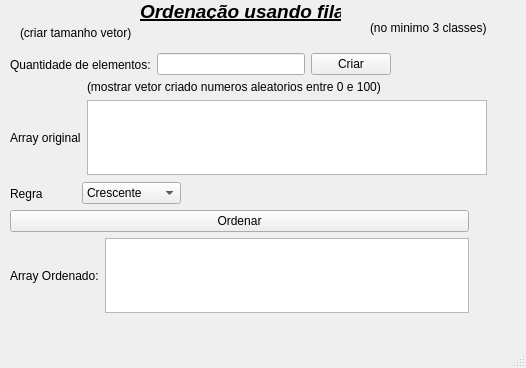
<?xml version="1.0" encoding="UTF-8"?>
<ui version="4.0">
 <class>MainWindow</class>
 <widget class="QMainWindow" name="MainWindow">
  <property name="geometry">
   <rect>
    <x>0</x>
    <y>0</y>
    <width>526</width>
    <height>368</height>
   </rect>
  </property>
  <property name="windowTitle">
   <string>Ordenar</string>
  </property>
  <widget class="QWidget" name="centralwidget">
   <widget class="QLabel" name="label">
    <property name="geometry">
     <rect>
      <x>140</x>
      <y>0</y>
      <width>201</width>
      <height>21</height>
     </rect>
    </property>
    <property name="text">
     <string>&lt;html&gt;&lt;head/&gt;&lt;body&gt;&lt;p&gt;&lt;span style=&quot; font-size:14pt; font-weight:700; font-style:italic; text-decoration: underline;&quot;&gt;Ordenação usando fila&lt;/span&gt;&lt;/p&gt;&lt;/body&gt;&lt;/html&gt;</string>
    </property>
   </widget>
   <widget class="QLabel" name="label_7">
    <property name="geometry">
     <rect>
      <x>370</x>
      <y>20</y>
      <width>151</width>
      <height>16</height>
     </rect>
    </property>
    <property name="text">
     <string>(no minimo 3 classes)</string>
    </property>
   </widget>
   <widget class="QWidget" name="layoutWidget">
    <property name="geometry">
     <rect>
      <x>10</x>
      <y>80</y>
      <width>477</width>
      <height>95</height>
     </rect>
    </property>
    <layout class="QGridLayout" name="gridLayout_2">
     <item row="1" column="1">
      <widget class="QTextEdit" name="SaidaArrayOriginal"/>
     </item>
     <item row="0" column="1">
      <widget class="QLabel" name="label_6">
       <property name="text">
        <string>(mostrar vetor criado numeros aleatorios entre 0 e 100)</string>
       </property>
      </widget>
     </item>
     <item row="1" column="0">
      <widget class="QLabel" name="label_3">
       <property name="text">
        <string>Array original</string>
       </property>
      </widget>
     </item>
    </layout>
   </widget>
   <widget class="QWidget" name="layoutWidget">
    <property name="geometry">
     <rect>
      <x>10</x>
      <y>180</y>
      <width>171</width>
      <height>27</height>
     </rect>
    </property>
    <layout class="QHBoxLayout" name="horizontalLayout_3">
     <item>
      <widget class="QLabel" name="label_4">
       <property name="text">
        <string>Regra</string>
       </property>
      </widget>
     </item>
     <item>
      <widget class="QComboBox" name="InputRegra">
       <item>
        <property name="text">
         <string>Crescente</string>
        </property>
       </item>
       <item>
        <property name="text">
         <string>Decrescente</string>
        </property>
       </item>
      </widget>
     </item>
    </layout>
   </widget>
   <widget class="QLabel" name="label_5">
    <property name="geometry">
     <rect>
      <x>20</x>
      <y>20</y>
      <width>144</width>
      <height>25</height>
     </rect>
    </property>
    <property name="text">
     <string>(criar tamanho vetor)</string>
    </property>
   </widget>
   <widget class="QWidget" name="">
    <property name="geometry">
     <rect>
      <x>10</x>
      <y>51</y>
      <width>381</width>
      <height>27</height>
     </rect>
    </property>
    <layout class="QHBoxLayout" name="horizontalLayout">
     <item>
      <widget class="QLabel" name="label_2">
       <property name="text">
        <string>Quantidade de elementos:</string>
       </property>
      </widget>
     </item>
     <item>
      <widget class="QLineEdit" name="InputQuantidadeElementos"/>
     </item>
     <item>
      <widget class="QPushButton" name="BotaoCriar">
       <property name="text">
        <string>Criar</string>
       </property>
      </widget>
     </item>
    </layout>
   </widget>
   <widget class="QWidget" name="">
    <property name="geometry">
     <rect>
      <x>10</x>
      <y>210</y>
      <width>459</width>
      <height>103</height>
     </rect>
    </property>
    <layout class="QGridLayout" name="gridLayout">
     <item row="1" column="2">
      <widget class="QTextEdit" name="SaidaArrayOrdenado"/>
     </item>
     <item row="0" column="1" colspan="2">
      <widget class="QPushButton" name="BotaoOrdenar">
       <property name="text">
        <string>Ordenar</string>
       </property>
      </widget>
     </item>
     <item row="1" column="1">
      <widget class="QLabel" name="label_8">
       <property name="text">
        <string>Array Ordenado:</string>
       </property>
      </widget>
     </item>
    </layout>
   </widget>
  </widget>
  <widget class="QMenuBar" name="menubar">
   <property name="geometry">
    <rect>
     <x>0</x>
     <y>0</y>
     <width>526</width>
     <height>22</height>
    </rect>
   </property>
  </widget>
  <widget class="QStatusBar" name="statusbar"/>
 </widget>
 <resources/>
 <connections/>
</ui>
